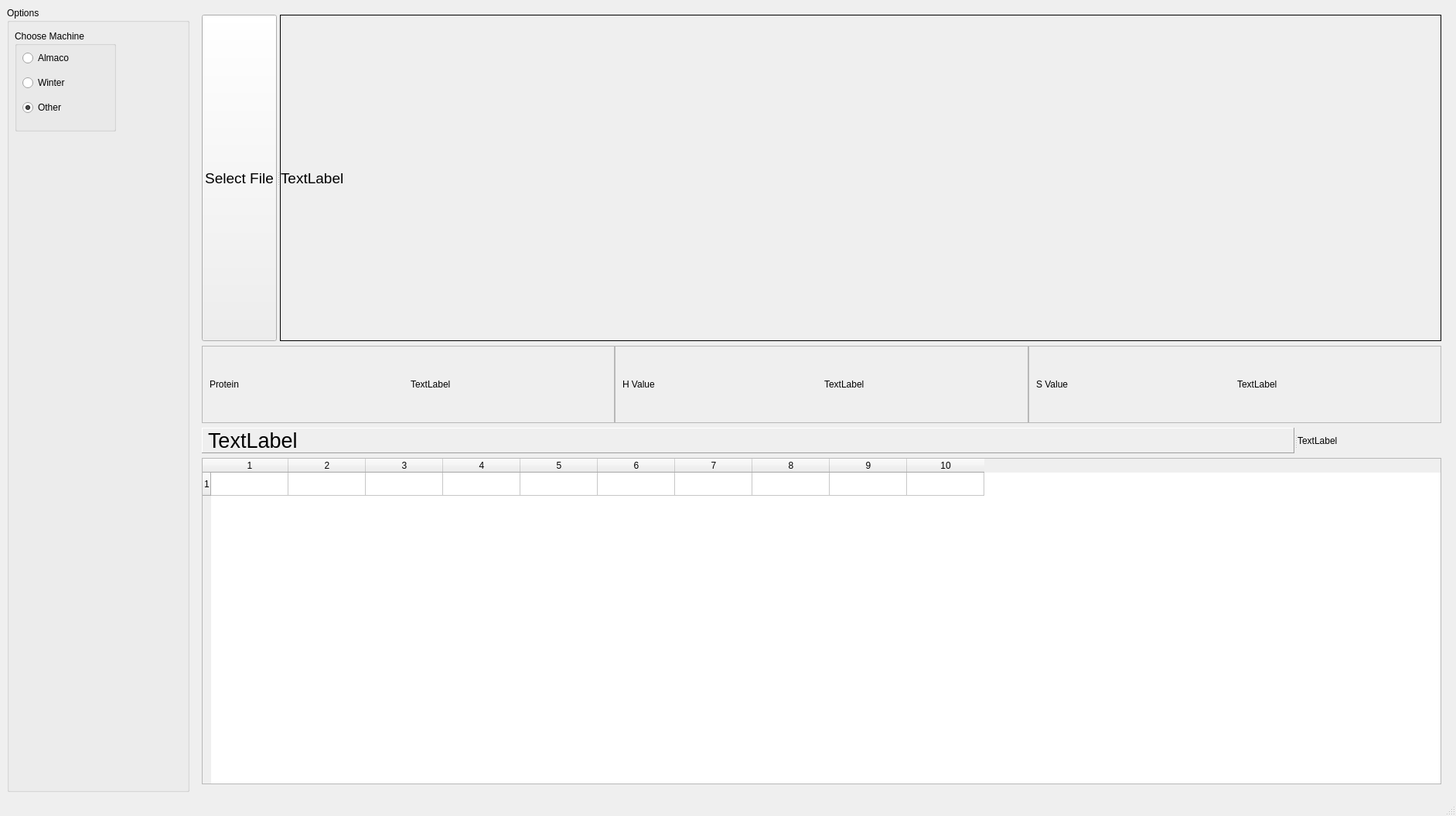
<?xml version="1.0" encoding="UTF-8"?>
<ui version="4.0">
 <class>MainWindow</class>
 <widget class="QMainWindow" name="MainWindow">
  <property name="geometry">
   <rect>
    <x>0</x>
    <y>0</y>
    <width>1883</width>
    <height>1055</height>
   </rect>
  </property>
  <property name="windowTitle">
   <string>MainWindow</string>
  </property>
  <widget class="QWidget" name="centralwidget">
   <layout class="QHBoxLayout" name="horizontalLayout_2" stretch="1,3">
    <item>
     <widget class="QGroupBox" name="groupBox_options">
      <property name="sizePolicy">
       <sizepolicy hsizetype="Preferred" vsizetype="Preferred">
        <horstretch>0</horstretch>
        <verstretch>0</verstretch>
       </sizepolicy>
      </property>
      <property name="minimumSize">
       <size>
        <width>236</width>
        <height>0</height>
       </size>
      </property>
      <property name="maximumSize">
       <size>
        <width>236</width>
        <height>16777215</height>
       </size>
      </property>
      <property name="title">
       <string>Options</string>
      </property>
      <widget class="QGroupBox" name="groupBox_machineSetting">
       <property name="geometry">
        <rect>
         <x>10</x>
         <y>30</y>
         <width>131</width>
         <height>131</height>
        </rect>
       </property>
       <property name="title">
        <string>Choose Machine</string>
       </property>
       <widget class="QWidget" name="layoutWidget">
        <property name="geometry">
         <rect>
          <x>10</x>
          <y>20</y>
          <width>94</width>
          <height>96</height>
         </rect>
        </property>
        <layout class="QVBoxLayout" name="verticalLayout_2">
         <item>
          <widget class="QRadioButton" name="radioButton_Almaco">
           <property name="text">
            <string>Almaco</string>
           </property>
          </widget>
         </item>
         <item>
          <widget class="QRadioButton" name="radioButton_Winter">
           <property name="text">
            <string>Winter</string>
           </property>
          </widget>
         </item>
         <item>
          <widget class="QRadioButton" name="radioButton_Other">
           <property name="text">
            <string>Other</string>
           </property>
           <property name="checked">
            <bool>true</bool>
           </property>
          </widget>
         </item>
        </layout>
       </widget>
      </widget>
     </widget>
    </item>
    <item>
     <layout class="QVBoxLayout" name="verticalLayout" stretch="1,0,0,1">
      <property name="leftMargin">
       <number>10</number>
      </property>
      <property name="topMargin">
       <number>10</number>
      </property>
      <property name="rightMargin">
       <number>10</number>
      </property>
      <property name="bottomMargin">
       <number>10</number>
      </property>
      <item>
       <widget class="QSplitter" name="splitter">
        <property name="orientation">
         <enum>Qt::Horizontal</enum>
        </property>
        <widget class="QPushButton" name="pushButton">
         <property name="sizePolicy">
          <sizepolicy hsizetype="Preferred" vsizetype="Fixed">
           <horstretch>0</horstretch>
           <verstretch>0</verstretch>
          </sizepolicy>
         </property>
         <property name="sizeIncrement">
          <size>
           <width>0</width>
           <height>0</height>
          </size>
         </property>
         <property name="font">
          <font>
           <pointsize>14</pointsize>
          </font>
         </property>
         <property name="text">
          <string>Select File</string>
         </property>
         <property name="default">
          <bool>false</bool>
         </property>
         <property name="flat">
          <bool>false</bool>
         </property>
        </widget>
        <widget class="QLabel" name="label">
         <property name="sizePolicy">
          <sizepolicy hsizetype="Preferred" vsizetype="Preferred">
           <horstretch>10</horstretch>
           <verstretch>0</verstretch>
          </sizepolicy>
         </property>
         <property name="font">
          <font>
           <pointsize>14</pointsize>
          </font>
         </property>
         <property name="frameShape">
          <enum>QFrame::Box</enum>
         </property>
         <property name="frameShadow">
          <enum>QFrame::Plain</enum>
         </property>
         <property name="text">
          <string>TextLabel</string>
         </property>
         <property name="indent">
          <number>0</number>
         </property>
        </widget>
       </widget>
      </item>
      <item>
       <layout class="QHBoxLayout" name="horizontalLayout">
        <property name="spacing">
         <number>0</number>
        </property>
        <property name="sizeConstraint">
         <enum>QLayout::SetDefaultConstraint</enum>
        </property>
        <item>
         <widget class="QFrame" name="FirstGraph_QFrame">
          <property name="minimumSize">
           <size>
            <width>0</width>
            <height>100</height>
           </size>
          </property>
          <property name="frameShape">
           <enum>QFrame::StyledPanel</enum>
          </property>
          <property name="frameShadow">
           <enum>QFrame::Raised</enum>
          </property>
          <layout class="QVBoxLayout" name="verticalLayout_3">
           <item>
            <layout class="QHBoxLayout" name="horizontalLayout_3">
             <item>
              <widget class="QLabel" name="protein_label">
               <property name="text">
                <string>Protein</string>
               </property>
              </widget>
             </item>
             <item>
              <widget class="QLabel" name="last_protei_value_label">
               <property name="text">
                <string>TextLabel</string>
               </property>
              </widget>
             </item>
            </layout>
           </item>
          </layout>
         </widget>
        </item>
        <item>
         <widget class="QFrame" name="SecondGraph_QFrame">
          <property name="frameShape">
           <enum>QFrame::StyledPanel</enum>
          </property>
          <property name="frameShadow">
           <enum>QFrame::Raised</enum>
          </property>
          <layout class="QVBoxLayout" name="verticalLayout_4">
           <item>
            <layout class="QHBoxLayout" name="horizontalLayout_4">
             <item>
              <widget class="QLabel" name="label_H_Value">
               <property name="text">
                <string>H Value</string>
               </property>
              </widget>
             </item>
             <item>
              <widget class="QLabel" name="label_H_Value_Num">
               <property name="text">
                <string>TextLabel</string>
               </property>
              </widget>
             </item>
            </layout>
           </item>
          </layout>
         </widget>
        </item>
        <item>
         <widget class="QFrame" name="ThirGraph_QFrame">
          <property name="minimumSize">
           <size>
            <width>0</width>
            <height>100</height>
           </size>
          </property>
          <property name="frameShape">
           <enum>QFrame::StyledPanel</enum>
          </property>
          <property name="frameShadow">
           <enum>QFrame::Raised</enum>
          </property>
          <layout class="QVBoxLayout" name="verticalLayout_5">
           <item>
            <layout class="QHBoxLayout" name="horizontalLayout_5">
             <item>
              <widget class="QLabel" name="label_S_Value">
               <property name="text">
                <string>S Value</string>
               </property>
              </widget>
             </item>
             <item>
              <widget class="QLabel" name="label_S_Value_Num">
               <property name="text">
                <string>TextLabel</string>
               </property>
              </widget>
             </item>
            </layout>
           </item>
          </layout>
         </widget>
        </item>
       </layout>
      </item>
      <item>
       <widget class="QSplitter" name="splitter_2">
        <property name="orientation">
         <enum>Qt::Horizontal</enum>
        </property>
        <widget class="QLabel" name="file_name_label">
         <property name="sizePolicy">
          <sizepolicy hsizetype="Preferred" vsizetype="Fixed">
           <horstretch>3</horstretch>
           <verstretch>0</verstretch>
          </sizepolicy>
         </property>
         <property name="font">
          <font>
           <pointsize>20</pointsize>
          </font>
         </property>
         <property name="frameShape">
          <enum>QFrame::Panel</enum>
         </property>
         <property name="frameShadow">
          <enum>QFrame::Raised</enum>
         </property>
         <property name="lineWidth">
          <number>1</number>
         </property>
         <property name="midLineWidth">
          <number>0</number>
         </property>
         <property name="text">
          <string>TextLabel</string>
         </property>
        </widget>
        <widget class="QLabel" name="File_timestamp_Label">
         <property name="sizePolicy">
          <sizepolicy hsizetype="Preferred" vsizetype="Preferred">
           <horstretch>1</horstretch>
           <verstretch>0</verstretch>
          </sizepolicy>
         </property>
         <property name="text">
          <string>TextLabel</string>
         </property>
        </widget>
       </widget>
      </item>
      <item>
       <widget class="QTableWidget" name="entry_table">
        <property name="sizePolicy">
         <sizepolicy hsizetype="Expanding" vsizetype="Expanding">
          <horstretch>0</horstretch>
          <verstretch>7</verstretch>
         </sizepolicy>
        </property>
        <property name="sizeAdjustPolicy">
         <enum>QAbstractScrollArea::AdjustToContents</enum>
        </property>
        <property name="alternatingRowColors">
         <bool>true</bool>
        </property>
        <property name="selectionMode">
         <enum>QAbstractItemView::NoSelection</enum>
        </property>
        <property name="sortingEnabled">
         <bool>false</bool>
        </property>
        <property name="rowCount">
         <number>1</number>
        </property>
        <property name="columnCount">
         <number>10</number>
        </property>
        <attribute name="horizontalHeaderCascadingSectionResizes">
         <bool>true</bool>
        </attribute>
        <attribute name="horizontalHeaderStretchLastSection">
         <bool>false</bool>
        </attribute>
        <row/>
        <column/>
        <column/>
        <column/>
        <column/>
        <column/>
        <column/>
        <column/>
        <column/>
        <column/>
        <column/>
       </widget>
      </item>
     </layout>
    </item>
   </layout>
  </widget>
  <widget class="QMenuBar" name="menubar">
   <property name="geometry">
    <rect>
     <x>0</x>
     <y>0</y>
     <width>1883</width>
     <height>22</height>
    </rect>
   </property>
  </widget>
  <widget class="QStatusBar" name="statusbar"/>
 </widget>
 <resources/>
 <connections/>
</ui>
